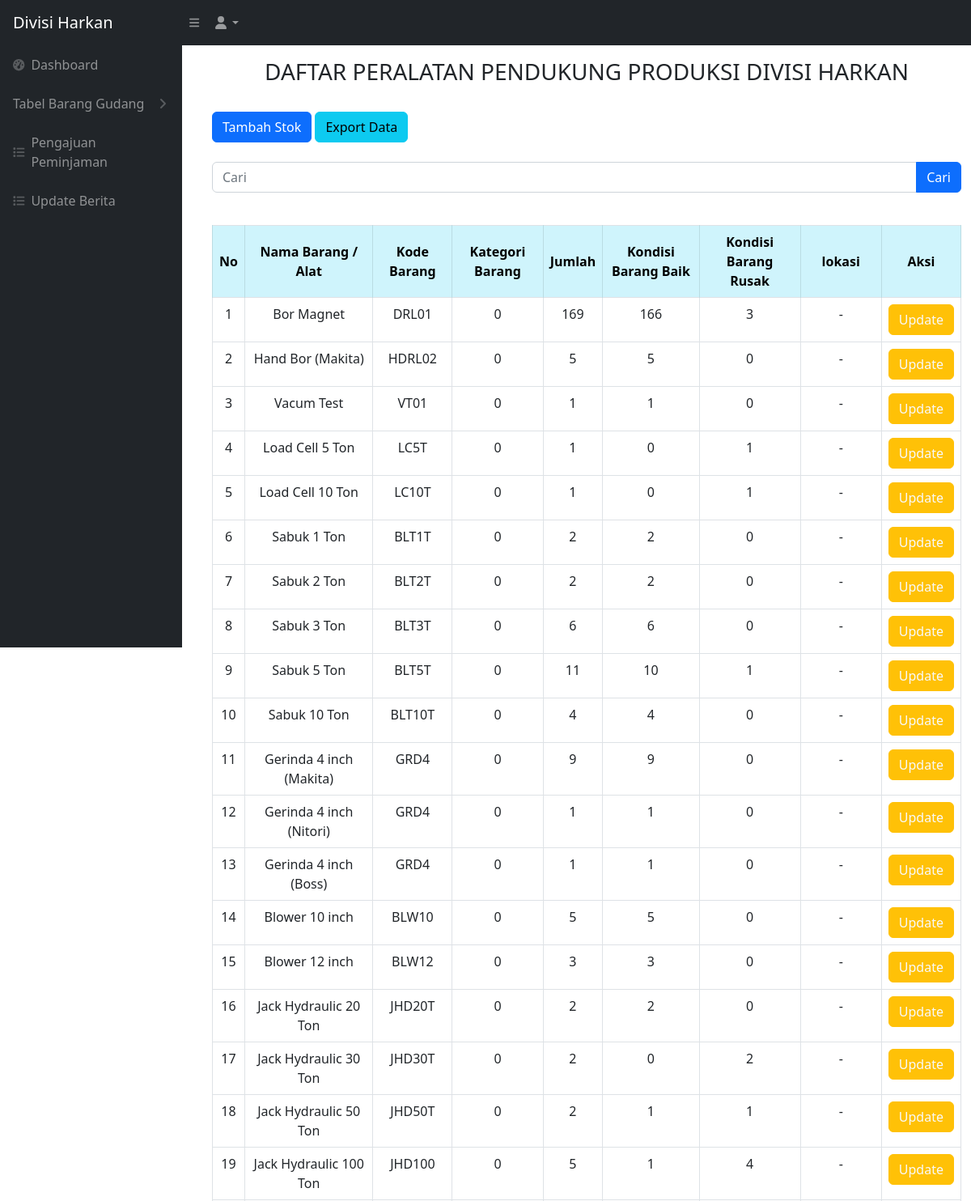
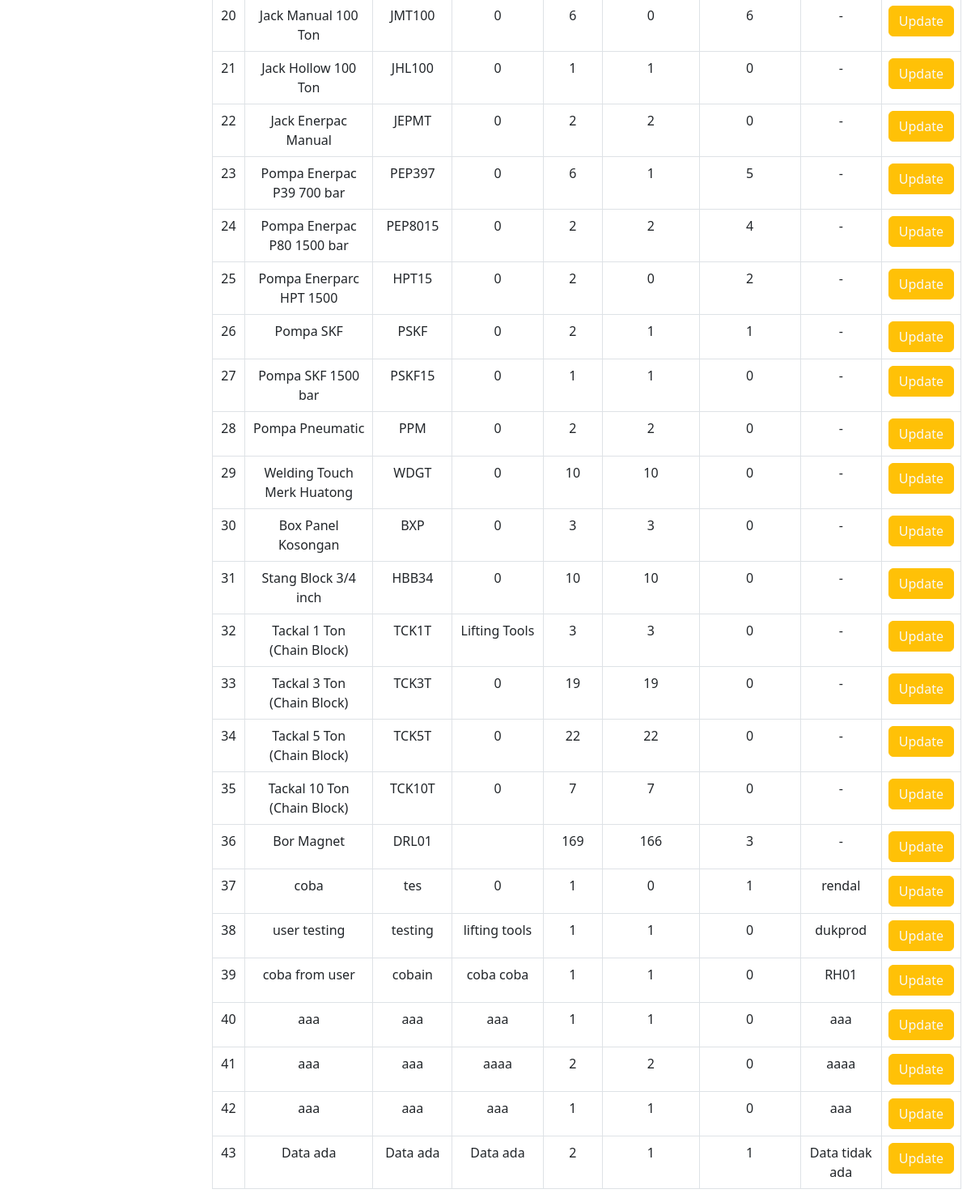
Screenshot of /user/user_alat_produksi.php (signed in) with the database file from the repository (2 pictures, top to bottom).
### tables this page shows
CREATE TABLE `alat_produksi` (
  `idbarang` int NOT NULL,
  `namabarang` varchar(512) NOT NULL,
  `kodebarang` varchar(100) NOT NULL,
  `kategoribarang` varchar(512) NOT NULL,
  `jumlah` int NOT NULL,
  `baik` int NOT NULL,
  `rusak` int NOT NULL,
  `lokasi` varchar(512) NOT NULL,
  `kategori_id` int NOT NULL
);

### user/user_alat_produksi.php (the view, shortened to what this page needs)
<?php
require '../controller/koneksi.php';
$query = "SELECT * FROM alat_produksi";
?>
<!DOCTYPE html>
<html lang="en">
<head>
    <link href="../css/styles.css" rel="stylesheet" />
</head>
<?php include 'user_sidebar.php' ?>
<br>
<br>
<body>
    <main id="main-content" class="<?= isset($_GET['sidebarClosed']) ? '' : 'main-with-sidebar' ?>">
        <div class="container-fluid px-4">
            <h3 class="mt-4 text-center">DAFTAR PERALATAN PENDUKUNG PRODUKSI DIVISI HARKAN</h3>
        </div>
        <br>
        <div class="container -fluid">
            <div class="card-mb-4">
                <button type="button" class="btn btn-primary" data-bs-toggle="modal" data-bs-target="#myModal">
                    Tambah Stok
                </button>
                <a href="../export.php" class="btn btn-info">Export Data</a>
                <br>
                <br>
                <form action="user_alat_produksi.php" method="GET">
                    <div class="input-group mb-3">
                        <input type="text" value="" class="form-control" placeholder="Cari" name="cari">
                        <button typ="submit" class="btn btn-primary">Cari</button>
                    </div>
                </form>
                <br>
                <div class="card-body">
                    <div class="table table-responsive">
                        <table class="table table-bordered" id="dataTable" width="100" cellspacing="0">
                            <thead>
                                <tr>
                                    <th class="table-info text-center align-middle">No</th>
                                    <th class="table-info text-center align-middle">Nama Barang / Alat</th>
                                    <th class="table-info text-center align-middle">Kode Barang</th>
                                    <th class="table-info text-center align-middle">Kategori Barang</th>
                                    <th class="table-info text-center align-middle">Jumlah</th>
                                    <th class="table-info text-center align-middle">Kondisi Barang Baik</th>
                                    <th class="table-info text-center align-middle">Kondisi Barang Rusak</th>
                                    <th class="table-info text-center align-middle">lokasi</th>
                                    <th class="table-info text-center align-middle">Aksi</th>
                                </tr>
                            </thead>
                            <tbody>
                                <?php
                                $i = 1;
                                $ambilsemuadatabarang = mysqli_query($conn, $query);
                                while ($data = mysqli_fetch_array($ambilsemuadatabarang)) {
                                    $namabarang = $data['namabarang'];
                                    $kodebarang = $data['kodebarang'];
                                    $kategoribarang = $data['kategoribarang'];
                                    $jumlah = $data['jumlah'];
                                    $barangbaik = $data['baik'];
                                    $barangrusak = $data['rusak'];
                                    $lokasi = $data['lokasi'];
                                    $idb = $data['idbarang'];
                                ?>
                                    <tr>
                                        <td style="text-align: center;"><?= $i++ ?></td>
                                        <td style="text-align: center;"><?= $namabarang ?></td>
                                        <td style="text-align: center;"><?= $kodebarang ?></td>
                                        <td style="text-align: center;"><?= $kategoribarang ?></td>
                                        <td style="text-align: center;"><?= $jumlah ?></td>
                                        <td style="text-align: center;"><?= $barangbaik ?></td>
                                        <td style="text-align: center;"><?= $barangrusak ?></td>
                                        <td style="text-align: center;"><?= $lokasi ?></td>
                                        <td style="text-align: center;">
                                            <button type="button" class="btn btn-warning text-light" data-bs-toggle="modal" data-bs-target="#edit<?= $idb; ?>">
                                                Update
                                            </button>
                                        </td>
                                    </tr>
                                <?php
                                };
                                ?>
                            </tbody>
                        </table>
    </main>
</body>
</html>

### rows the page displays
alat_produksi: namabarang "Bor Magnet", kodebarang "DRL01", kategoribarang "0", jumlah "169", baik "166", rusak "3", lokasi "-"
alat_produksi: namabarang "Hand Bor (Makita)", kodebarang "HDRL02", kategoribarang "0", jumlah "5", baik "5", rusak "0", lokasi "-"
alat_produksi: namabarang "Vacum Test", kodebarang "VT01", kategoribarang "0", jumlah "1", baik "1", rusak "0", lokasi "-"
alat_produksi: namabarang "Load Cell 5 Ton", kodebarang "LC5T", kategoribarang "0", jumlah "1", baik "0", rusak "1", lokasi "-"
alat_produksi: namabarang "Load Cell 10 Ton", kodebarang "LC10T", kategoribarang "0", jumlah "1", baik "0", rusak "1", lokasi "-"
alat_produksi: namabarang "Sabuk 1 Ton", kodebarang "BLT1T", kategoribarang "0", jumlah "2", baik "2", rusak "0", lokasi "-"
alat_produksi: namabarang "Sabuk 2 Ton", kodebarang "BLT2T", kategoribarang "0", jumlah "2", baik "2", rusak "0", lokasi "-"
alat_produksi: namabarang "Sabuk 3 Ton", kodebarang "BLT3T", kategoribarang "0", jumlah "6", baik "6", rusak "0", lokasi "-"
alat_produksi: namabarang "Sabuk 5 Ton", kodebarang "BLT5T", kategoribarang "0", jumlah "11", baik "10", rusak "1", lokasi "-"
alat_produksi: namabarang "Sabuk 10 Ton", kodebarang "BLT10T", kategoribarang "0", jumlah "4", baik "4", rusak "0", lokasi "-"
alat_produksi: namabarang "Gerinda 4 inch (Makita)", kodebarang "GRD4", kategoribarang "0", jumlah "9", baik "9", rusak "0", lokasi "-"
alat_produksi: namabarang "Gerinda 4 inch (Nitori)", kodebarang "GRD4", kategoribarang "0", jumlah "1", baik "1", rusak "0", lokasi "-"
alat_produksi: namabarang "Gerinda 4 inch (Boss)", kodebarang "GRD4", kategoribarang "0", jumlah "1", baik "1", rusak "0", lokasi "-"
alat_produksi: namabarang "Blower 10 inch", kodebarang "BLW10", kategoribarang "0", jumlah "5", baik "5", rusak "0", lokasi "-"
alat_produksi: namabarang "Blower 12 inch", kodebarang "BLW12", kategoribarang "0", jumlah "3", baik "3", rusak "0", lokasi "-"
alat_produksi: namabarang "Jack Hydraulic 20 Ton", kodebarang "JHD20T", kategoribarang "0", jumlah "2", baik "2", rusak "0", lokasi "-"
alat_produksi: namabarang "Jack Hydraulic 30 Ton", kodebarang "JHD30T", kategoribarang "0", jumlah "2", baik "0", rusak "2", lokasi "-"
alat_produksi: namabarang "Jack Hydraulic 50 Ton", kodebarang "JHD50T", kategoribarang "0", jumlah "2", baik "1", rusak "1", lokasi "-"
alat_produksi: namabarang "Jack Hydraulic 100 Ton", kodebarang "JHD100", kategoribarang "0", jumlah "5", baik "1", rusak "4", lokasi "-"
alat_produksi: namabarang "Jack Manual 100 Ton", kodebarang "JMT100", kategoribarang "0", jumlah "6", baik "0", rusak "6", lokasi "-"
alat_produksi: namabarang "Jack Hollow 100 Ton", kodebarang "JHL100", kategoribarang "0", jumlah "1", baik "1", rusak "0", lokasi "-"
alat_produksi: namabarang "Jack Enerpac Manual", kodebarang "JEPMT", kategoribarang "0", jumlah "2", baik "2", rusak "0", lokasi "-"
alat_produksi: namabarang "Pompa Enerpac P39 700 bar", kodebarang "PEP397", kategoribarang "0", jumlah "6", baik "1", rusak "5", lokasi "-"
alat_produksi: namabarang "Pompa Enerpac P80 1500 bar", kodebarang "PEP8015", kategoribarang "0", jumlah "2", baik "2", rusak "4", lokasi "-"
alat_produksi: namabarang "Pompa Enerparc HPT 1500", kodebarang "HPT15", kategoribarang "0", jumlah "2", baik "0", rusak "2", lokasi "-"
alat_produksi: namabarang "Pompa SKF", kodebarang "PSKF", kategoribarang "0", jumlah "2", baik "1", rusak "1", lokasi "-"
alat_produksi: namabarang "Pompa SKF 1500 bar", kodebarang "PSKF15", kategoribarang "0", jumlah "1", baik "1", rusak "0", lokasi "-"
alat_produksi: namabarang "Pompa Pneumatic", kodebarang "PPM", kategoribarang "0", jumlah "2", baik "2", rusak "0", lokasi "-"
alat_produksi: namabarang "Welding Touch Merk Huatong", kodebarang "WDGT", kategoribarang "0", jumlah "10", baik "10", rusak "0", lokasi "-"
alat_produksi: namabarang "Box Panel Kosongan", kodebarang "BXP", kategoribarang "0", jumlah "3", baik "3", rusak "0", lokasi "-"
alat_produksi: namabarang "Stang Block 3/4 inch", kodebarang "HBB34", kategoribarang "0", jumlah "10", baik "10", rusak "0", lokasi "-"
alat_produksi: namabarang "Tackal 1 Ton (Chain Block)", kodebarang "TCK1T", kategoribarang "Lifting Tools", jumlah "3", baik "3", rusak "0", lokasi "-"
alat_produksi: namabarang "Tackal 3 Ton (Chain Block)", kodebarang "TCK3T", kategoribarang "0", jumlah "19", baik "19", rusak "0", lokasi "-"
alat_produksi: namabarang "Tackal 5 Ton (Chain Block)", kodebarang "TCK5T", kategoribarang "0", jumlah "22", baik "22", rusak "0", lokasi "-"
alat_produksi: namabarang "Tackal 10 Ton (Chain Block)", kodebarang "TCK10T", kategoribarang "0", jumlah "7", baik "7", rusak "0", lokasi "-"
alat_produksi: namabarang "Bor Magnet", kodebarang "DRL01", jumlah "169", baik "166", rusak "3", lokasi "-"
alat_produksi: namabarang "coba", kodebarang "tes", kategoribarang "0", jumlah "1", baik "0", rusak "1", lokasi "rendal"
alat_produksi: namabarang "user testing", kodebarang "testing", kategoribarang "lifting tools", jumlah "1", baik "1", rusak "0", lokasi "dukprod"
alat_produksi: namabarang "coba from user", kodebarang "cobain", kategoribarang "coba coba", jumlah "1", baik "1", rusak "0", lokasi "RH01"
alat_produksi: namabarang "aaa", kodebarang "aaa", kategoribarang "aaa", jumlah "1", baik "1", rusak "0", lokasi "aaa"
alat_produksi: namabarang "aaa", kodebarang "aaa", kategoribarang "aaaa", jumlah "2", baik "2", rusak "0", lokasi "aaaa"
alat_produksi: namabarang "aaa", kodebarang "aaa", kategoribarang "aaa", jumlah "1", baik "1", rusak "0", lokasi "aaa"
alat_produksi: namabarang "Data ada", kodebarang "Data ada", kategoribarang "Data ada", jumlah "2", baik "1", rusak "1", lokasi "Data tidak ada"
